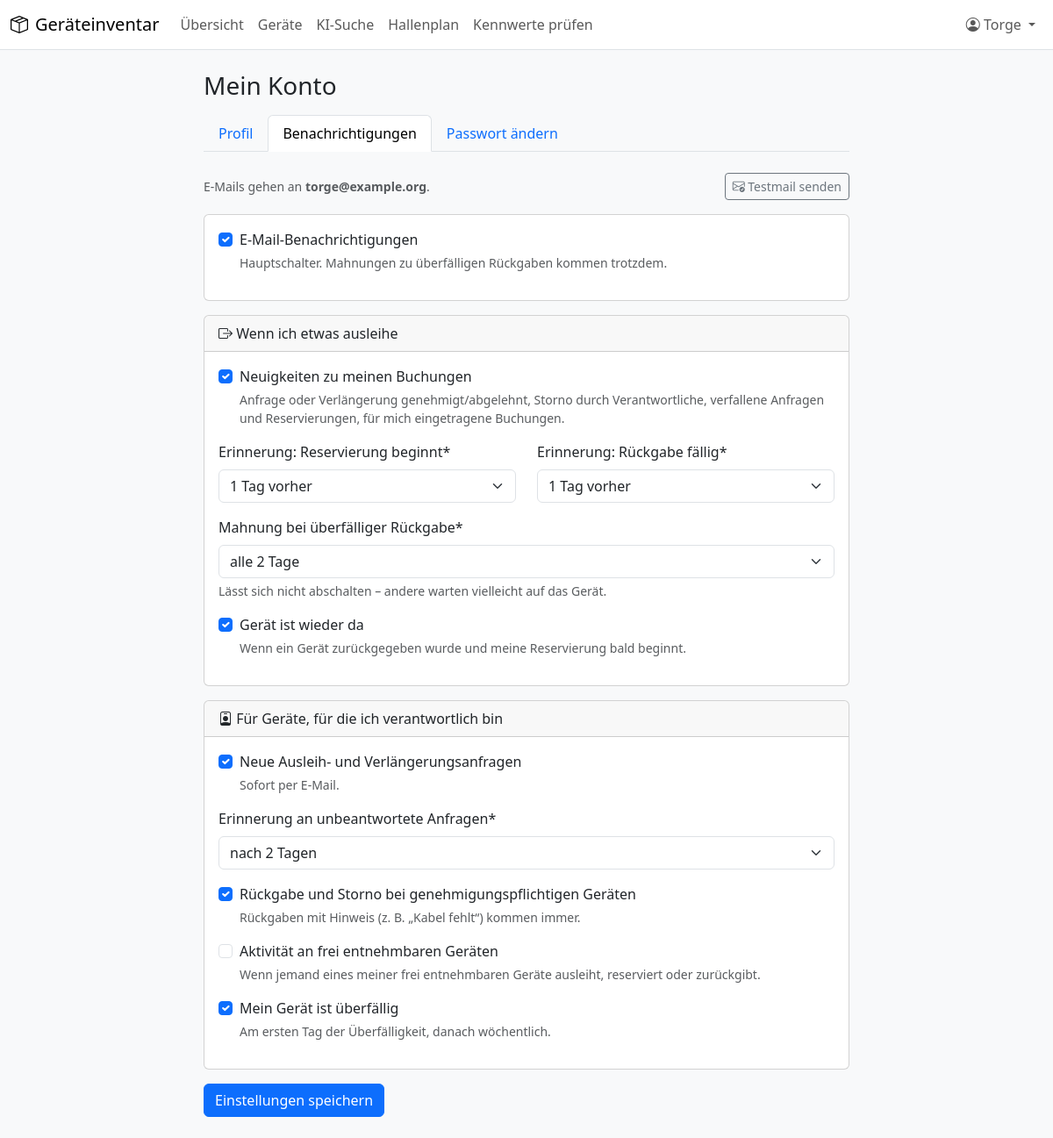
Screenshot of /konto/benachrichtigungen/ (signed in) with the database file from the repository.
### accounts/models.py (models this page shows, shortened)
class User(AbstractUser):
    email = models.EmailField("E-Mail", help_text="Für Anfragen, Entscheidungen und Erinnerungen.")
    phone = models.CharField("Telefon", max_length=50, blank=True)
    room = models.CharField("Raum", max_length=50, blank=True)
    class Meta:
        ordering = ["last_name", "first_name", "username"]
        verbose_name = "Benutzer/in"
        verbose_name_plural = "Benutzer/innen"
    @property
    def display_name(self):
        return self.get_full_name() or self.username
    @property
    def notification_settings(self):
        if not hasattr(self, "_notification_settings"):
            self._notification_settings, _ = NotificationPreferences.objects.get_or_create(user=self)
        return self._notification_settings

class NotificationPreferences(models.Model):
    START_CHOICES = [(1, "1 Tag vorher"), (0, "am Starttag"), (OFF, "keine Erinnerung")]
    DUE_CHOICES = [
        (2, "2 Tage vorher"),
        (1, "1 Tag vorher"),
        (0, "am Rückgabetag"),
        (OFF, "keine Erinnerung"),
    ]
    OVERDUE_CHOICES = [(1, "täglich"), (2, "alle 2 Tage"), (7, "wöchentlich")]
    PENDING_CHOICES = [(1, "nach 1 Tag"), (2, "nach 2 Tagen"), (3, "nach 3 Tagen"), (OFF, "keine Erinnerung")]
    user = models.OneToOneField(
        settings.AUTH_USER_MODEL, on_delete=models.CASCADE, related_name="notification_preferences"
    )
    enabled = models.BooleanField(
        "E-Mail-Benachrichtigungen",
        default=True,
        help_text="Hauptschalter. Mahnungen zu überfälligen Rückgaben kommen trotzdem.",
    )
    booking_updates = models.BooleanField(
        "Neuigkeiten zu meinen Buchungen",
        default=True,
        help_text="Anfrage oder Verlängerung genehmigt/abgelehnt, Storno durch Verantwortliche, "
        "verfallene Anfragen und Reservierungen, für mich eingetragene Buchungen.",
    )
    start_reminder = models.SmallIntegerField(
        "Erinnerung: Reservierung beginnt", choices=START_CHOICES, default=1
    )
    due_reminder = models.SmallIntegerField("Erinnerung: Rückgabe fällig", choices=DUE_CHOICES, default=1)
    overdue_interval = models.SmallIntegerField(
        "Mahnung bei überfälliger Rückgabe",
        choices=OVERDUE_CHOICES,
        default=2,
        help_text="Lässt sich nicht abschalten – andere warten vielleicht auf das Gerät.",
    )
    item_available = models.BooleanField(
        "Gerät ist wieder da",
        default=True,
        help_text="Wenn ein Gerät zurückgegeben wurde und meine Reservierung bald beginnt.",
    )
    new_requests = models.BooleanField(
        "Neue Ausleih- und Verlängerungsanfragen", default=True, help_text="Sofort per E-Mail."
    )
    pending_digest = models.SmallIntegerField(
        "Erinnerung an unbeantwortete Anfragen", choices=PENDING_CHOICES, default=2
    )
    owner_returns = models.BooleanField(
        "Rückgabe und Storno bei genehmigungspflichtigen Geräten",
        default=True,
        help_text="Rückgaben mit Hinweis (z. B. „Kabel fehlt“) kommen immer.",
    )
    owner_activity = models.BooleanField(
        "Aktivität an frei entnehmbaren Geräten",
        default=False,
        help_text="Wenn jemand eines meiner frei entnehmbaren Geräte ausleiht, reserviert oder zurückgibt.",
    )
    owner_overdue = models.BooleanField(
        "Mein Gerät ist überfällig",
        default=True,
        help_text="Am ersten Tag der Überfälligkeit, danach wöchentlich.",
    )
    class Meta:
        verbose_name = "Benachrichtigungseinstellungen"
        verbose_name_plural = "Benachrichtigungseinstellungen"

### accounts/views.py (the view)
# urls.py: path("benachrichtigungen/", views.notification_settings, name="notifications"),
def notification_settings(request):
    form = NotificationPreferencesForm(request.POST or None, instance=request.user.notification_settings)
    if request.method == "POST" and form.is_valid():
        form.save()
        messages.success(request, "Benachrichtigungseinstellungen gespeichert.")
        return redirect("accounts:notifications")
    return render(request, "accounts/notifications.html", {"form": form})

### accounts/forms.py
class NotificationPreferencesForm(forms.ModelForm):
    class Meta:
        model = NotificationPreferences
        fields = [
            "enabled",
            "booking_updates",
            "start_reminder",
            "due_reminder",
            "overdue_interval",
            "item_available",
            "new_requests",
            "pending_digest",
            "owner_returns",
            "owner_activity",
            "owner_overdue",
        ]

### loans/context_processors.py (called while the page is built)
def navigation(request):
    context = {"site_name": settings.SITE_NAME}
    user = getattr(request, "user", None)
    if user is not None and user.is_authenticated:
        context["pending_approvals_count"] = (
            Booking.objects.filter(item__responsible=user)
            .filter(
                Q(status=Booking.Status.REQUESTED)
                | Q(status__in=Booking.BLOCKING, requested_end_date__isnull=False)
            )
            .count()
        )
    return context

### templates/accounts/notifications.html (shortened to what this page needs)
{% extends "base.html" %}
{% load crispy_forms_tags %}
{% block content %}
<div class="row justify-content-center"><div class="col-lg-8">
  <h1 class="h3 mb-3">Mein Konto</h1>
  {% include "accounts/_nav.html" with active="notifications" %}
  <div class="d-flex flex-wrap align-items-center gap-2 mb-3">
    <div class="me-auto small text-body-secondary">E-Mails gehen an <strong>{{ user.email|default:"– keine Adresse hinterlegt –" }}</strong>.</div>
    <form method="post" action="{% url 'accounts:test_mail' %}">{% csrf_token %}
      <button class="btn btn-sm btn-outline-secondary"><i class="bi bi-envelope-check"></i> Testmail senden</button>
    </form>
  </div>
  <form method="post">{% csrf_token %}
    <div class="card mb-3"><div class="card-body">
      {{ form.enabled|as_crispy_field }}
    </div></div>
    <div class="card mb-3">
      <div class="card-header"><i class="bi bi-box-arrow-right"></i> Wenn ich etwas ausleihe</div>
      <div class="card-body">
        {{ form.booking_updates|as_crispy_field }}
        <div class="row">
          <div class="col-md-6">{{ form.start_reminder|as_crispy_field }}</div>
          <div class="col-md-6">{{ form.due_reminder|as_crispy_field }}</div>
        </div>
        {{ form.overdue_interval|as_crispy_field }}
        {{ form.item_available|as_crispy_field }}
      </div>
    </div>
    <div class="card mb-3">
      <div class="card-header"><i class="bi bi-person-badge"></i> Für Geräte, für die ich verantwortlich bin</div>
      <div class="card-body">
        {{ form.new_requests|as_crispy_field }}
        {{ form.pending_digest|as_crispy_field }}
        {{ form.owner_returns|as_crispy_field }}
        {{ form.owner_activity|as_crispy_field }}
        {{ form.owner_overdue|as_crispy_field }}
      </div>
    </div>
    <button class="btn btn-primary">Einstellungen speichern</button>
  </form>
</div></div>
{% endblock %}

### templates/base.html (shortened to what this page needs)
{% load static %}<!doctype html>
<html lang="de">
<head>
  <link rel="stylesheet" href="{% static 'vendor/bootstrap/bootstrap.min.css' %}">
  <link rel="stylesheet" href="{% static 'vendor/bootstrap-icons/bootstrap-icons.min.css' %}">
  <link rel="stylesheet" href="{% static 'css/app.css' %}">
</head>
<body class="bg-body-tertiary" hx-headers='{"X-CSRFToken": "{{ csrf_token }}"}'>
  {% if user.is_authenticated %}
  {% with url_name=request.resolver_match.url_name namespace=request.resolver_match.namespace %}
  <nav class="navbar navbar-expand-lg bg-body border-bottom">
    <div class="container-fluid">
      <a class="navbar-brand d-flex align-items-center gap-2" href="{% url 'dashboard' %}">
        <i class="bi bi-box-seam"></i> {{ site_name }}
      </a>
      <div class="collapse navbar-collapse" id="main-nav">
        <ul class="navbar-nav me-auto">
          <li class="nav-item">
            <a class="nav-link {% if url_name == 'dashboard' %}active{% endif %}" href="{% url 'dashboard' %}">Übersicht
              {% if pending_approvals_count %}<span class="badge rounded-pill text-bg-warning" title="Offene Anfragen an dich">{{ pending_approvals_count }}</span>{% endif %}</a>
          </li>
          <li class="nav-item">
            <a class="nav-link {% if namespace == 'inventory' or namespace == 'loans' %}active{% endif %}" href="{% url 'inventory:item_list' %}">Geräte</a>
          </li>
          <li class="nav-item">
            <a class="nav-link {% if namespace == 'assistant_search' and url_name == 'chat' %}active{% endif %}" href="{% url 'assistant_search:chat' %}">KI-Suche</a>
          </li>
          <li class="nav-item">
            <a class="nav-link {% if namespace == 'floorplan' %}active{% endif %}" href="{% url 'floorplan:list' %}">Hallenplan</a>
          </li>
          <li class="nav-item">
            <a class="nav-link {% if namespace == 'assistant_search' and url_name != 'chat' %}active{% endif %}" href="{% url 'assistant_search:proposals' %}">Kennwerte prüfen</a>
          </li>
        </ul>
        <ul class="navbar-nav">
          <li class="nav-item dropdown">
            <a class="nav-link dropdown-toggle" href="#" role="button" data-bs-toggle="dropdown" aria-expanded="false">
              <i class="bi bi-person-circle"></i> {{ user.display_name }}
            </a>
          </li>
        </ul>
      </div>
    </div>
  </nav>
  {% endwith %}
  {% endif %}
  <main class="{% block container %}container{% endblock %} py-4">
    {% block content %}{% endblock %}
  </main>
</body>
</html>

### static/css/app.css (style rules this page uses)
body { background: #f8f9fa; }
form input:not([type=hidden]):not([type=checkbox]), form textarea, form select { max-width: 100%; }

### rows the page displays
User: display_name "Torge", email "torge@example.org"
NotificationPreferences: enabled "☑", booking_updates "☑", start_reminder "1 Tag vorher", due_reminder "1 Tag vorher", overdue_interval "alle 2 Tage", item_available "☑", new_requests "☑", pending_digest "nach 2 Tagen", owner_returns "☑", owner_overdue "☑"

### other values shown
{{ site_name }} "Geräteinventar"
